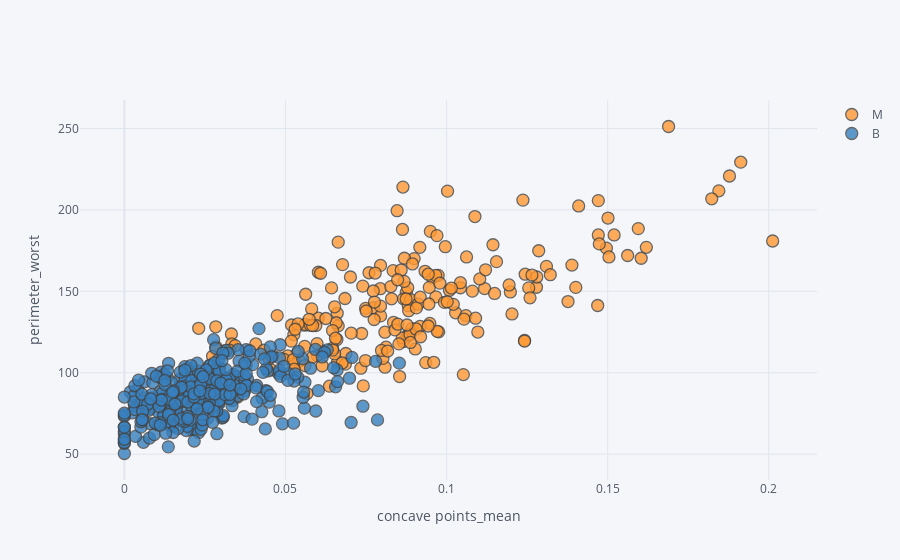

The code cell stored with this chart in its notebook:
### Code cell
df[less_intersected_features.tail(2).index.tolist() + ['diagnosis']].iplot(
    kind='scatter',
    mode='markers',
    x=less_intersected_features.tail(2).index.tolist()[0],
    xTitle=less_intersected_features.tail(2).index.tolist()[0],
    
    y=less_intersected_features.tail(2).index.tolist()[1],
    yTitle=less_intersected_features.tail(2).index.tolist()[1],
    categories='diagnosis'
)

### Figure 1 — Plotly figure (JSON) as saved in the notebook; plotly's stock layout.template omitted (floating-point values rounded to 4 significant figures; data arrays with more than 128 entries replaced by an {"elided": "..."} marker saying what was removed)
{"data": [{"marker": {"color": "rgba(255, 153, 51, 1.0)", "line": {"width": 1.3}, "opacity": 0.8, "size": 12, "symbol": "circle"}, "mode": "markers", "name": "M", "textfont": {"color": "#4D5663"}, "type": "scatter", "x": {"elided": "212 float values"}, "y": {"elided": "212 float values"}}, {"marker": {"color": "rgba(55, 128, 191, 1.0)", "line": {"width": 1.3}, "opacity": 0.8, "size": 12, "symbol": "circle"}, "mode": "markers", "name": "B", "textfont": {"color": "#4D5663"}, "type": "scatter", "x": {"elided": "357 float values"}, "y": {"elided": "357 float values"}}], "layout": {"legend": {"bgcolor": "#F5F6F9", "font": {"color": "#4D5663"}}, "paper_bgcolor": "#F5F6F9", "plot_bgcolor": "#F5F6F9", "title": {"font": {"color": "#4D5663"}}, "xaxis": {"gridcolor": "#E1E5ED", "showgrid": true, "tickfont": {"color": "#4D5663"}, "title": {"font": {"color": "#4D5663"}, "text": "concave points_mean"}, "zerolinecolor": "#E1E5ED"}, "yaxis": {"gridcolor": "#E1E5ED", "showgrid": true, "tickfont": {"color": "#4D5663"}, "title": {"font": {"color": "#4D5663"}, "text": "perimeter_worst"}, "zerolinecolor": "#E1E5ED"}}}
